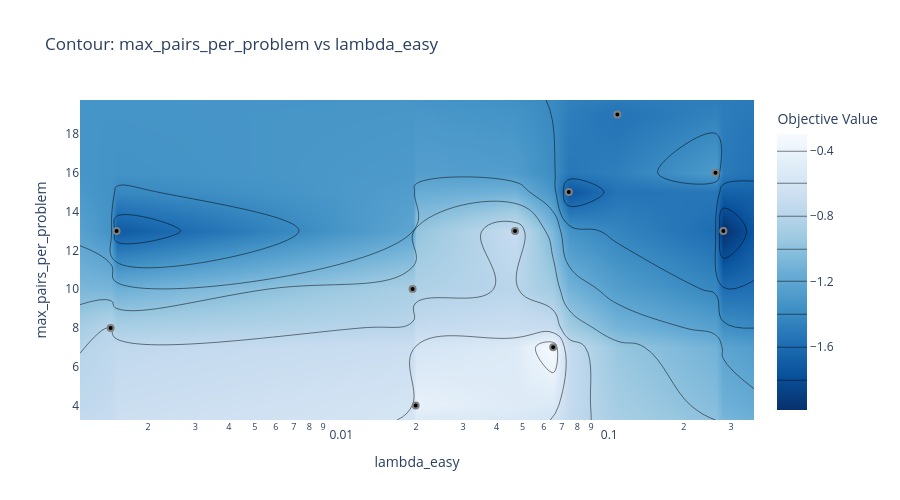
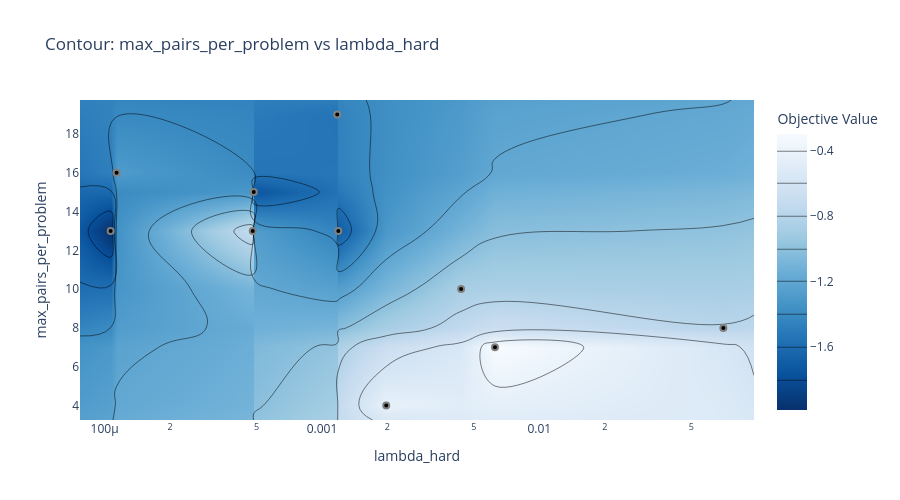
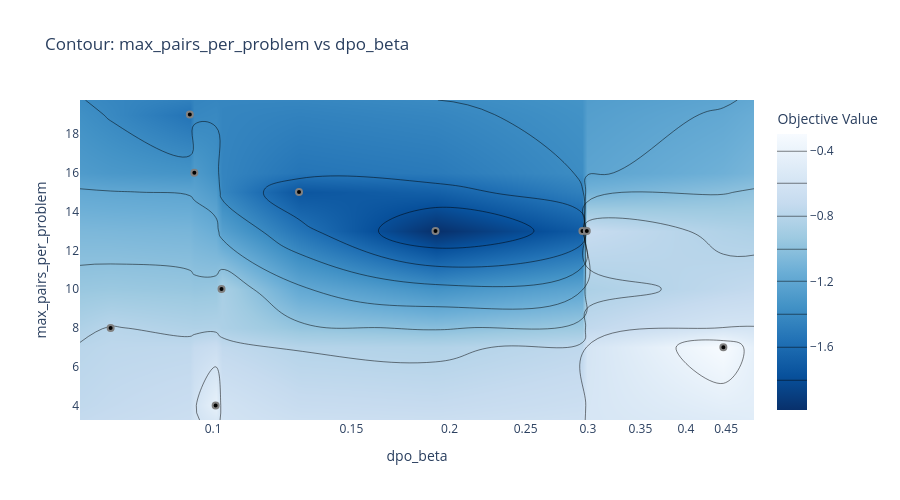
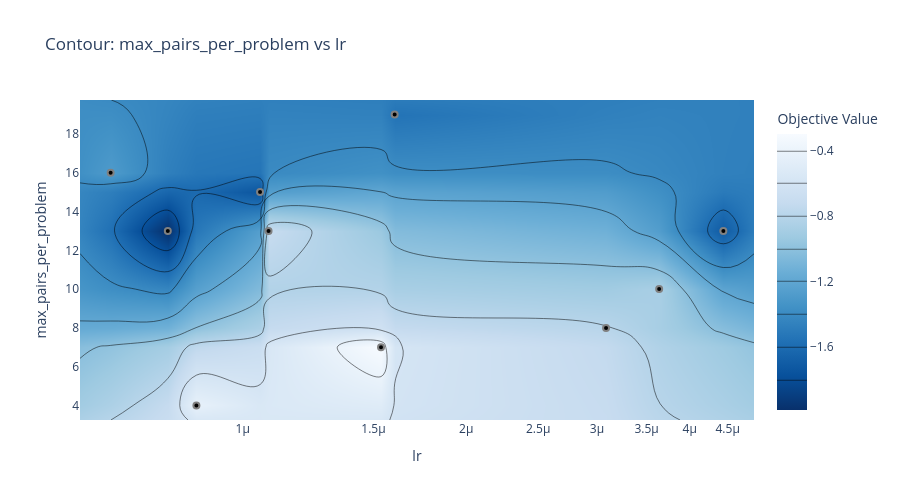

These figures' notebook cell, in order:
### Markdown cell above
## 6. Contour Plots - Most Important Parameters

Shows interactions between the most important parameter pairs. Darker regions are better.

### Code cell
# Get top parameters by importance
try:
    importances = optuna.importance.get_param_importances(study)
    top_params = list(importances.keys())[:5]  # Top 5 most important

    print(f"Top 5 most important parameters: {top_params}")

    # Create contour plots for top parameter pairs
    for i in range(len(top_params)):
        for j in range(i+1, len(top_params)):
            param_x = top_params[i]
            param_y = top_params[j]
            try:
                fig = plot_contour(study, params=[param_x, param_y])
                fig.update_layout(title=f"Contour: {param_x} vs {param_y}", height=500)
                fig.show()
            except Exception as e:
                print(f"Could not plot contour for {param_x} vs {param_y}: {e}")
except Exception as e:
    print(f"Could not generate contour plots: {e}")

### Figure 1 — Plotly figure (JSON) as saved in the notebook; plotly's stock layout.template omitted (floating-point values rounded to 4 significant figures)
{"data": [{"colorbar": {"title": {"text": "Objective Value"}}, "colorscale": [[0, "rgb(247,251,255)"], [0.125, "rgb(222,235,247)"], [0.25, "rgb(198,219,239)"], [0.375, "rgb(158,202,225)"], [0.5, "rgb(107,174,214)"], [0.625, "rgb(66,146,198)"], [0.75, "rgb(33,113,181)"], [0.875, "rgb(8,81,156)"], [1, "rgb(8,48,107)"]], "connectgaps": true, "contours": {"coloring": "heatmap"}, "hoverinfo": "none", "line": {"smoothing": 1.3}, "reversescale": true, "type": "contour", "x": [0.001114, 0.001449, 0.001526, 0.01942, 0.01995, 0.04685, 0.06505, 0.0744, 0.1129, 0.2626, 0.2809, 0.3655], "y": [3.25, 4, 7, 8, 10, 13, 15, 16, 19, 19.75], "z": [[NaN, NaN, NaN, NaN, NaN, NaN, NaN, NaN, NaN, NaN, NaN, NaN], [NaN, NaN, NaN, NaN, -0.4348, NaN, NaN, NaN, NaN, NaN, NaN, NaN], [NaN, NaN, NaN, NaN, NaN, NaN, -0.2973, NaN, NaN, NaN, NaN, NaN], [NaN, -0.792, NaN, NaN, NaN, NaN, NaN, NaN, NaN, NaN, NaN, NaN], [NaN, NaN, NaN, -0.8729, NaN, NaN, NaN, NaN, NaN, NaN, NaN, NaN], [NaN, NaN, -1.708, NaN, NaN, -0.7106, NaN, NaN, NaN, NaN, -1.987, NaN], [NaN, NaN, NaN, NaN, NaN, NaN, NaN, -1.743, NaN, NaN, NaN, NaN], [NaN, NaN, NaN, NaN, NaN, NaN, NaN, NaN, NaN, -1.29, NaN, NaN], [NaN, NaN, NaN, NaN, NaN, NaN, NaN, NaN, -1.549, NaN, NaN, NaN], [NaN, NaN, NaN, NaN, NaN, NaN, NaN, NaN, NaN, NaN, NaN, NaN]]}, {"marker": {"color": "black", "line": {"color": "Gray", "width": 2}}, "mode": "markers", "name": "Feasible Trial", "showlegend": false, "type": "scatter", "x": [0.06505, 0.01995, 0.001449, 0.01942, 0.1129, 0.001526, 0.0744, 0.2809, 0.04685, 0.2626], "y": [7, 4, 8, 10, 19, 13, 15, 13, 13, 16]}, {"marker": {"color": "#cccccc", "line": {"color": "Gray", "width": 2}}, "mode": "markers", "name": "Infeasible Trial", "showlegend": false, "type": "scatter", "x": [], "y": []}], "layout": {"height": 500, "title": {"text": "Contour: max_pairs_per_problem vs lambda_easy"}, "xaxis": {"range": [-2.953, -0.4371], "title": {"text": "lambda_easy"}, "type": "log"}, "yaxis": {"range": [3.25, 19.75], "title": {"text": "max_pairs_per_problem"}}}}

### Figure 2 — Plotly figure (JSON) as saved in the notebook; plotly's stock layout.template omitted (floating-point values rounded to 4 significant figures)
{"data": [{"colorbar": {"title": {"text": "Objective Value"}}, "colorscale": [[0, "rgb(247,251,255)"], [0.125, "rgb(222,235,247)"], [0.25, "rgb(198,219,239)"], [0.375, "rgb(158,202,225)"], [0.5, "rgb(107,174,214)"], [0.625, "rgb(66,146,198)"], [0.75, "rgb(33,113,181)"], [0.875, "rgb(8,81,156)"], [1, "rgb(8,48,107)"]], "connectgaps": true, "contours": {"coloring": "heatmap"}, "hoverinfo": "none", "line": {"smoothing": 1.3}, "reversescale": true, "type": "contour", "x": [7.71e-05, 0.0001067, 0.0001136, 0.0004805, 0.0004857, 0.001176, 0.00119, 0.001976, 0.004366, 0.006251, 0.07025, 0.09718], "y": [3.25, 4, 7, 8, 10, 13, 15, 16, 19, 19.75], "z": [[NaN, NaN, NaN, NaN, NaN, NaN, NaN, NaN, NaN, NaN, NaN, NaN], [NaN, NaN, NaN, NaN, NaN, NaN, NaN, -0.4348, NaN, NaN, NaN, NaN], [NaN, NaN, NaN, NaN, NaN, NaN, NaN, NaN, NaN, -0.2973, NaN, NaN], [NaN, NaN, NaN, NaN, NaN, NaN, NaN, NaN, NaN, NaN, -0.792, NaN], [NaN, NaN, NaN, NaN, NaN, NaN, NaN, NaN, -0.8729, NaN, NaN, NaN], [NaN, -1.987, NaN, -0.7106, NaN, NaN, -1.708, NaN, NaN, NaN, NaN, NaN], [NaN, NaN, NaN, NaN, -1.743, NaN, NaN, NaN, NaN, NaN, NaN, NaN], [NaN, NaN, -1.29, NaN, NaN, NaN, NaN, NaN, NaN, NaN, NaN, NaN], [NaN, NaN, NaN, NaN, NaN, -1.549, NaN, NaN, NaN, NaN, NaN, NaN], [NaN, NaN, NaN, NaN, NaN, NaN, NaN, NaN, NaN, NaN, NaN, NaN]]}, {"marker": {"color": "black", "line": {"color": "Gray", "width": 2}}, "mode": "markers", "name": "Feasible Trial", "showlegend": false, "type": "scatter", "x": [0.006251, 0.001976, 0.07025, 0.004366, 0.001176, 0.00119, 0.0004857, 0.0001067, 0.0004805, 0.0001136], "y": [7, 4, 8, 10, 19, 13, 15, 13, 13, 16]}, {"marker": {"color": "#cccccc", "line": {"color": "Gray", "width": 2}}, "mode": "markers", "name": "Infeasible Trial", "showlegend": false, "type": "scatter", "x": [], "y": []}], "layout": {"height": 500, "title": {"text": "Contour: max_pairs_per_problem vs lambda_hard"}, "xaxis": {"range": [-4.113, -1.012], "title": {"text": "lambda_hard"}, "type": "log"}, "yaxis": {"range": [3.25, 19.75], "title": {"text": "max_pairs_per_problem"}}}}

### Figure 3 — Plotly figure (JSON) as saved in the notebook; plotly's stock layout.template omitted (floating-point values rounded to 4 significant figures)
{"data": [{"colorbar": {"title": {"text": "Objective Value"}}, "colorscale": [[0, "rgb(247,251,255)"], [0.125, "rgb(222,235,247)"], [0.25, "rgb(198,219,239)"], [0.375, "rgb(158,202,225)"], [0.5, "rgb(107,174,214)"], [0.625, "rgb(66,146,198)"], [0.75, "rgb(33,113,181)"], [0.875, "rgb(8,81,156)"], [1, "rgb(8,48,107)"]], "connectgaps": true, "contours": {"coloring": "heatmap"}, "hoverinfo": "none", "line": {"smoothing": 1.3}, "reversescale": true, "type": "contour", "x": [0.06768, 0.07404, 0.09339, 0.09464, 0.1007, 0.1025, 0.1286, 0.1919, 0.2953, 0.2991, 0.4464, 0.4883], "y": [3.25, 4, 7, 8, 10, 13, 15, 16, 19, 19.75], "z": [[NaN, NaN, NaN, NaN, NaN, NaN, NaN, NaN, NaN, NaN, NaN, NaN], [NaN, NaN, NaN, NaN, -0.4348, NaN, NaN, NaN, NaN, NaN, NaN, NaN], [NaN, NaN, NaN, NaN, NaN, NaN, NaN, NaN, NaN, NaN, -0.2973, NaN], [NaN, -0.792, NaN, NaN, NaN, NaN, NaN, NaN, NaN, NaN, NaN, NaN], [NaN, NaN, NaN, NaN, NaN, -0.8729, NaN, NaN, NaN, NaN, NaN, NaN], [NaN, NaN, NaN, NaN, NaN, NaN, NaN, -1.987, -1.708, -0.7106, NaN, NaN], [NaN, NaN, NaN, NaN, NaN, NaN, -1.743, NaN, NaN, NaN, NaN, NaN], [NaN, NaN, NaN, -1.29, NaN, NaN, NaN, NaN, NaN, NaN, NaN, NaN], [NaN, NaN, -1.549, NaN, NaN, NaN, NaN, NaN, NaN, NaN, NaN, NaN], [NaN, NaN, NaN, NaN, NaN, NaN, NaN, NaN, NaN, NaN, NaN, NaN]]}, {"marker": {"color": "black", "line": {"color": "Gray", "width": 2}}, "mode": "markers", "name": "Feasible Trial", "showlegend": false, "type": "scatter", "x": [0.4464, 0.1007, 0.07404, 0.1025, 0.09339, 0.2953, 0.1286, 0.1919, 0.2991, 0.09464], "y": [7, 4, 8, 10, 19, 13, 15, 13, 13, 16]}, {"marker": {"color": "#cccccc", "line": {"color": "Gray", "width": 2}}, "mode": "markers", "name": "Infeasible Trial", "showlegend": false, "type": "scatter", "x": [], "y": []}], "layout": {"height": 500, "title": {"text": "Contour: max_pairs_per_problem vs dpo_beta"}, "xaxis": {"range": [-1.17, -0.3113], "title": {"text": "dpo_beta"}, "type": "log"}, "yaxis": {"range": [3.25, 19.75], "title": {"text": "max_pairs_per_problem"}}}}

### Figure 4 — Plotly figure (JSON) as saved in the notebook; plotly's stock layout.template omitted (floating-point values rounded to 4 significant figures)
{"data": [{"colorbar": {"title": {"text": "Objective Value"}}, "colorscale": [[0, "rgb(247,251,255)"], [0.125, "rgb(222,235,247)"], [0.25, "rgb(198,219,239)"], [0.375, "rgb(158,202,225)"], [0.5, "rgb(107,174,214)"], [0.625, "rgb(66,146,198)"], [0.75, "rgb(33,113,181)"], [0.875, "rgb(8,81,156)"], [1, "rgb(8,48,107)"]], "connectgaps": true, "contours": {"coloring": "heatmap"}, "hoverinfo": "none", "line": {"smoothing": 1.3}, "reversescale": true, "type": "contour", "x": [6.037e-07, 6.638e-07, 7.926e-07, 8.661e-07, 1.055e-06, 1.083e-06, 1.536e-06, 1.602e-06, 3.086e-06, 3.639e-06, 4.44e-06, 4.883e-06], "y": [3.25, 4, 7, 8, 10, 13, 15, 16, 19, 19.75], "z": [[NaN, NaN, NaN, NaN, NaN, NaN, NaN, NaN, NaN, NaN, NaN, NaN], [NaN, NaN, NaN, -0.4348, NaN, NaN, NaN, NaN, NaN, NaN, NaN, NaN], [NaN, NaN, NaN, NaN, NaN, NaN, -0.2973, NaN, NaN, NaN, NaN, NaN], [NaN, NaN, NaN, NaN, NaN, NaN, NaN, NaN, -0.792, NaN, NaN, NaN], [NaN, NaN, NaN, NaN, NaN, NaN, NaN, NaN, NaN, -0.8729, NaN, NaN], [NaN, NaN, -1.987, NaN, NaN, -0.7106, NaN, NaN, NaN, NaN, -1.708, NaN], [NaN, NaN, NaN, NaN, -1.743, NaN, NaN, NaN, NaN, NaN, NaN, NaN], [NaN, -1.29, NaN, NaN, NaN, NaN, NaN, NaN, NaN, NaN, NaN, NaN], [NaN, NaN, NaN, NaN, NaN, NaN, NaN, -1.549, NaN, NaN, NaN, NaN], [NaN, NaN, NaN, NaN, NaN, NaN, NaN, NaN, NaN, NaN, NaN, NaN]]}, {"marker": {"color": "black", "line": {"color": "Gray", "width": 2}}, "mode": "markers", "name": "Feasible Trial", "showlegend": false, "type": "scatter", "x": [1.536e-06, 8.661e-07, 3.086e-06, 3.639e-06, 1.602e-06, 4.44e-06, 1.055e-06, 7.926e-07, 1.083e-06, 6.638e-07], "y": [7, 4, 8, 10, 19, 13, 15, 13, 13, 16]}, {"marker": {"color": "#cccccc", "line": {"color": "Gray", "width": 2}}, "mode": "markers", "name": "Infeasible Trial", "showlegend": false, "type": "scatter", "x": [], "y": []}], "layout": {"height": 500, "title": {"text": "Contour: max_pairs_per_problem vs lr"}, "xaxis": {"range": [-6.219, -5.311], "title": {"text": "lr"}, "type": "log"}, "yaxis": {"range": [3.25, 19.75], "title": {"text": "max_pairs_per_problem"}}}}
